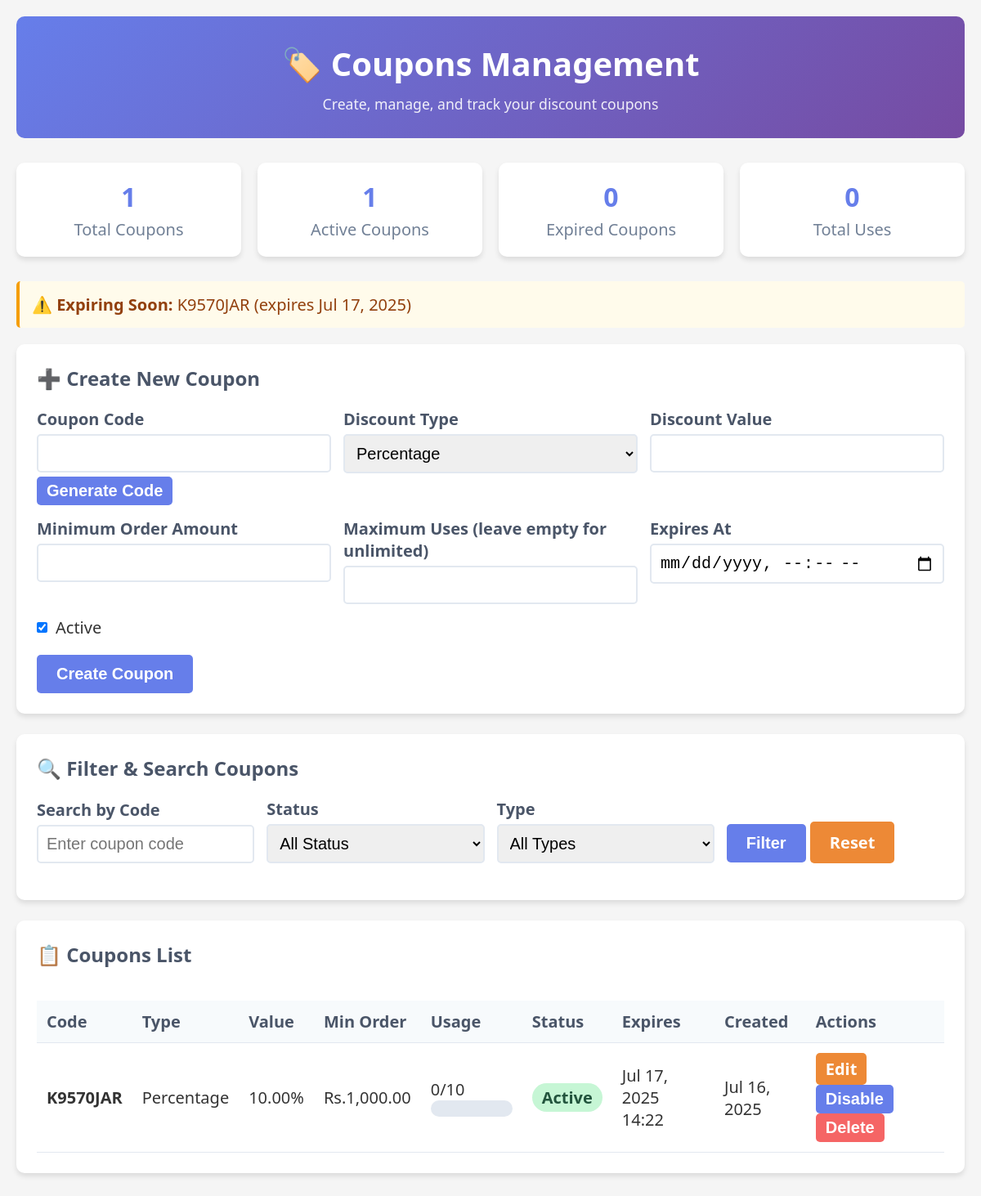
Screenshot of /test/coupons.php (signed in) with the database file from the repository.
### tables this page shows
CREATE TABLE `coupons` (
  `id` int(11) NOT NULL,
  `code` varchar(50) NOT NULL,
  `discount_type` enum('percentage','fixed') NOT NULL,
  `discount_value` decimal(10,2) NOT NULL,
  `min_order_amount` decimal(10,2) DEFAULT 0.00,
  `max_uses` int(11) DEFAULT NULL,
  `used_count` int(11) DEFAULT 0,
  `is_active` tinyint(1) DEFAULT 1,
  `expires_at` datetime DEFAULT NULL,
  `created_at` timestamp NOT NULL DEFAULT current_timestamp()
);

### test/coupons.php (the view, shortened to what this page needs)
<?php
$host = 'localhost';
$dbname = 'testbase';
$username = 'root';
$password = '';
try {
    $pdo = new PDO("mysql:host=$host;dbname=$dbname", $username, $password);
    $pdo->setAttribute(PDO::ATTR_ERRMODE, PDO::ERRMODE_EXCEPTION);
} catch(PDOException $e) {
    die("Connection failed: " . $e->getMessage());
}
$search = $_GET['search'] ?? '';
$query = "SELECT * FROM coupons WHERE 1=1";
$params = [];
$query .= " ORDER BY created_at DESC";
$stmt = $pdo->prepare($query);
$stmt->execute($params);
$coupons = $stmt->fetchAll(PDO::FETCH_ASSOC);
$edit_coupon = null;
?>
<!DOCTYPE html>
<html lang="en">
<head>
</head>
<body>
    <div class="container">
        <div class="header">
            <h1>🏷️ Coupons Management</h1>
            <p>Create, manage, and track your discount coupons</p>
        </div>
        <?php
        $stats = [
            'total' => $pdo->query("SELECT COUNT(*) FROM coupons")->fetchColumn(),
            'active' => $pdo->query("SELECT COUNT(*) FROM coupons WHERE is_active = 1 AND (expires_at IS NULL OR expires_at > NOW())")->fetchColumn(),
            'expired' => $pdo->query("SELECT COUNT(*) FROM coupons WHERE expires_at < NOW()")->fetchColumn(),
            'used' => $pdo->query("SELECT SUM(used_count) FROM coupons")->fetchColumn()
        ];
        ?>
        <div class="stats">
            <div class="stat-card">
                <div class="stat-number"><?= $stats['total'] ?></div>
                <div class="stat-label">Total Coupons</div>
            </div>
            <div class="stat-card">
                <div class="stat-number"><?= $stats['active'] ?></div>
                <div class="stat-label">Active Coupons</div>
            </div>
            <div class="stat-card">
                <div class="stat-number"><?= $stats['expired'] ?></div>
                <div class="stat-label">Expired Coupons</div>
            </div>
            <div class="stat-card">
                <div class="stat-number"><?= $stats['used'] ?></div>
                <div class="stat-label">Total Uses</div>
            </div>
        </div>
        <?php
        $expiring = $pdo->query("SELECT * FROM coupons WHERE expires_at BETWEEN NOW() AND DATE_ADD(NOW(), INTERVAL 7 DAY) AND is_active = 1")->fetchAll();
        if ($expiring): ?>
            <div class="alert alert-warning">
                <strong>⚠️ Expiring Soon:</strong>
                <?php foreach ($expiring as $coupon): ?>
                    <span><?= htmlspecialchars($coupon['code']) ?> (expires <?= date('M d, Y', strtotime($coupon['expires_at'])) ?>)</span>
                <?php endforeach; ?>
            </div>
        <?php endif; ?>
        <div class="card">
            <h2><?= $edit_coupon ? '✏️ Edit Coupon' : '➕ Create New Coupon' ?></h2>
            <form method="POST" id="couponForm">
                <div class="form-row">
                    <div class="form-group">
                        <label for="code">Coupon Code</label>
                        <input type="text" id="code" name="code" value="<?= $edit_coupon['code'] ?? '' ?>" required>
                        <button type="button" class="btn btn-primary btn-sm" onclick="generateCode()" style="margin-top: 5px;">Generate Code</button>
                    </div>
                    <div class="form-group">
                        <label for="discount_type">Discount Type</label>
                        <select id="discount_type" name="discount_type" required>
                            <option value="percentage" <?= ($edit_coupon['discount_type'] ?? '') === 'percentage' ? 'selected' : '' ?>>Percentage</option>
                        </select>
                    </div>
                    <div class="form-group">
                        <label for="discount_value">Discount Value</label>
                        <input type="number" id="discount_value" name="discount_value" step="0.01" value="<?= $edit_coupon['discount_value'] ?? '' ?>" required>
                    </div>
                </div>
                <div class="form-row">
                    <div class="form-group">
                        <label for="min_order_amount">Minimum Order Amount</label>
                        <input type="number" id="min_order_amount" name="min_order_amount" step="0.01" value="<?= $edit_coupon['min_order_amount'] ?? '' ?>">
                    </div>
                    <div class="form-group">
                        <label for="max_uses">Maximum Uses (leave empty for unlimited)</label>
                        <input type="number" id="max_uses" name="max_uses" value="<?= $edit_coupon['max_uses'] ?? '' ?>">
                    </div>
                    <div class="form-group">
                        <label for="expires_at">Expires At</label>
                        <input type="datetime-local" id="expires_at" name="expires_at" value="<?= $edit_coupon ? date('Y-m-d\TH:i', strtotime($edit_coupon['expires_at'])) : '' ?>">
                    </div>
                </div>
                <div class="checkbox-group">
                    <input type="checkbox" id="is_active" name="is_active" <?= ($edit_coupon['is_active'] ?? 1) ? 'checked' : '' ?>>
                    <label for="is_active">Active</label>
                </div>
                <div style="margin-top: 20px;">
                    <button type="submit" class="btn btn-primary"><?= $edit_coupon ? 'Update Coupon' : 'Create Coupon' ?></button>
                </div>
            </form>
        </div>
        <div class="card">
            <h2>🔍 Filter & Search Coupons</h2>
            <form method="GET" class="filters">
                <div class="form-group">
                    <label for="search">Search by Code</label>
                    <input type="text" id="search" name="search" value="<?= htmlspecialchars($search) ?>" placeholder="Enter coupon code">
                </div>
                <div class="form-group">
                    <label for="status">Status</label>
                    <select id="status" name="status">
                        <option value="">All Status</option>
                    </select>
                </div>
                <div class="form-group">
                    <label for="type">Type</label>
                    <select id="type" name="type">
                        <option value="">All Types</option>
                    </select>
                </div>
                <div class="form-group">
                    <button type="submit" class="btn btn-primary">Filter</button>
                    <a href="<?= $_SERVER['PHP_SELF'] ?>" class="btn btn-warning">Reset</a>
                </div>
            </form>
        </div>
        <div class="card">
            <h2>📋 Coupons List</h2>
            <div class="table-container">
                <table>
                    <thead>
                        <tr>
                            <th>Code</th>
                            <th>Type</th>
                            <th>Value</th>
                            <th>Min Order</th>
                            <th>Usage</th>
                            <th>Status</th>
                            <th>Expires</th>
                            <th>Created</th>
                            <th>Actions</th>
                        </tr>
                    </thead>
                    <tbody>
                        <?php foreach ($coupons as $coupon): ?>
                            <?php
                            $is_expired = $coupon['expires_at'] && strtotime($coupon['expires_at']) < time();
                            $is_active = $coupon['is_active'] && !$is_expired;
                            ?>
                            <tr>
                                <td><strong><?= htmlspecialchars($coupon['code']) ?></strong></td>
                                <td><?= ucfirst($coupon['discount_type']) ?></td>
                                <td>
                                    <?= $coupon['discount_type'] === 'percentage' ? $coupon['discount_value'] . '%' : 'Rs.' . number_format($coupon['discount_value'], 2) ?>
                                </td>
                                <td>Rs.<?= number_format($coupon['min_order_amount'], 2) ?></td>
                                <td>
                                    <?= $coupon['used_count'] ?><?= $coupon['max_uses'] ? '/' . $coupon['max_uses'] : '' ?>
                                    <?php if ($coupon['max_uses']): ?>
                                        <div class="progress-bar">
                                        </div>
                                    <?php endif; ?>
                                </td>
                                <td>
                                    <?php if ($is_expired): ?>
                                        <span class="badge badge-danger">Expired</span>
                                    <?php elseif ($is_active): ?>
                                        <span class="badge badge-success">Active</span>
                                    <?php else: ?>
                                        <span class="badge badge-warning">Inactive</span>
                                    <?php endif; ?>
                                </td>
                                <td>
                                    <?= $coupon['expires_at'] ? date('M d, Y H:i', strtotime($coupon['expires_at'])) : 'Never' ?>
                                </td>
                                <td><?= date('M d, Y', strtotime($coupon['created_at'])) ?></td>
                                <td>
                                    <a href="?edit=<?= $coupon['id'] ?>" class="btn btn-warning btn-sm">Edit</a>
                                    <button onclick="toggleStatus(<?= $coupon['id'] ?>)" class="btn btn-primary btn-sm">
                                        <?= $coupon['is_active'] ? 'Disable' : 'Enable' ?>
                                    </button>
                                    <button onclick="deleteCoupon(<?= $coupon['id'] ?>)" class="btn btn-danger btn-sm">Delete</button>
                                </td>
                            </tr>
                        <?php endforeach; ?>
                    </tbody>
                </table>
            </div>
        </div>
    </div>
</body>
</html>

### test/coupons.php (style rules this page uses)
* { margin: 0; padding: 0; box-sizing: border-box; }
body { font-family: 'Segoe UI', Tahoma, Geneva, Verdana, sans-serif; background: #f5f5f5; color: #333; font-size: 20px; }
.container { max-width: 1400px; margin: 0 auto; padding: 20px; }
.header { background: linear-gradient(135deg, #667eea 0%, #764ba2 100%); color: white; padding: 30px 0; margin-bottom: 30px; border-radius: 10px; text-align: center; }
.header h1 { font-size: 2.5rem; margin-bottom: 10px; }
.header p { font-size: 1.1rem; opacity: 0.9; }
.card { background: white; border-radius: 10px; box-shadow: 0 4px 6px rgba(0, 0, 0, 0.1); padding: 25px; margin-bottom: 25px; }
.card h2 { color: #4a5568; margin-bottom: 20px; font-size: 1.5rem; }
.form-row { display: flex; gap: 15px; margin-bottom: 15px; flex-wrap: wrap; }
.form-group { flex: 1; min-width: 200px; }
.form-group label { display: block; margin-bottom: 5px; font-weight: 600; color: #4a5568; }
.form-group input, .form-group select, .form-group textarea { width: 100%; padding: 10px; border: 2px solid #e2e8f0; border-radius: 5px; font-size: 20px; transition: border-color 0.3s; }
.checkbox-group { display: flex; align-items: center; gap: 10px; margin-top: 10px; }
.checkbox-group input[type="checkbox"] { width: auto; }
.btn { padding: 12px 24px; border: none; border-radius: 5px; cursor: pointer; font-size: 20px; font-weight: 600; transition: all 0.3s; text-decoration: none; display: inline-block; text-align: center; }
.btn-primary { background: #667eea; color: white; }
.btn-danger { background: #f56565; color: white; }
.btn-warning { background: #ed8936; color: white; }
.btn-sm { padding: 6px 12px; font-size: 20px; }
.filters { display: flex; gap: 15px; margin-bottom: 20px; flex-wrap: wrap; align-items: end; }
.table-container { overflow-x: auto; }
table { width: 100%; border-collapse: collapse; margin-top: 20px; }
th, td { padding: 12px; text-align: left; border-bottom: 1px solid #e2e8f0; font-size: 20px; }
th { background: #f7fafc; font-weight: 600; color: #4a5568; }
.badge { padding: 4px 12px; border-radius: 20px; font-size: 20px; font-weight: 600; }
.badge-success { background: #c6f6d5; color: #22543d; }
.progress-bar { width: 100px; height: 20px; background: #e2e8f0; border-radius: 10px; overflow: hidden; }
.stats { display: grid; grid-template-columns: repeat(auto-fit, minmax(200px, 1fr)); gap: 20px; margin-bottom: 30px; }
.stat-card { background: white; padding: 20px; border-radius: 10px; text-align: center; box-shadow: 0 4px 6px rgba(0, 0, 0, 0.1); }
.stat-number { font-size: 2rem; font-weight: bold; color: #667eea; }
.stat-label { color: #718096; margin-top: 5px; font-size: 20px; }
.alert { padding: 15px; margin-bottom: 20px; border-radius: 5px; border-left: 4px solid; font-size: 20px; }
.alert-warning { background: #fffbeb; border-color: #f59e0b; color: #92400e; }

### rows the page displays
coupons: used_count "0", code "K9570JAR", expires_at "Jul 17, 2025", discount_type "Percentage", discount_value "10.00", min_order_amount "1,000.00", max_uses "10", is_active "Active", expires_at "Jul 17, 2025 14:22", created_at "Jul 16, 2025"

### other values shown
$stats['total'] "1"
$stats['active'] "1"
